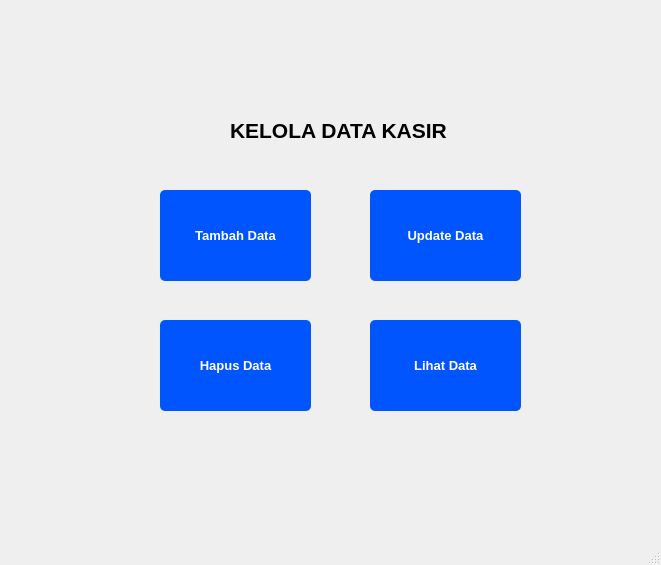
<?xml version="1.0" encoding="UTF-8"?>
<ui version="4.0">
 <class>MainWindow</class>
 <widget class="QMainWindow" name="MainWindow">
  <property name="geometry">
   <rect>
    <x>0</x>
    <y>0</y>
    <width>661</width>
    <height>565</height>
   </rect>
  </property>
  <property name="windowTitle">
   <string>MainWindow</string>
  </property>
  <widget class="QWidget" name="centralwidget">
   <widget class="QLabel" name="label">
    <property name="geometry">
     <rect>
      <x>230</x>
      <y>110</y>
      <width>261</width>
      <height>41</height>
     </rect>
    </property>
    <property name="font">
     <font>
      <pointsize>16</pointsize>
      <weight>75</weight>
      <bold>true</bold>
     </font>
    </property>
    <property name="text">
     <string>KELOLA DATA KASIR</string>
    </property>
   </widget>
   <widget class="QPushButton" name="pushButton_2">
    <property name="geometry">
     <rect>
      <x>160</x>
      <y>190</y>
      <width>151</width>
      <height>91</height>
     </rect>
    </property>
    <property name="font">
     <font>
      <pointsize>10</pointsize>
      <weight>75</weight>
      <bold>true</bold>
     </font>
    </property>
    <property name="styleSheet">
     <string notr="true">QPushButton {
    background-color: rgb(0, 85, 255);
    color: white;
    border-radius: 5px;   
    padding: 6px;           
}</string>
    </property>
    <property name="text">
     <string>Tambah Data</string>
    </property>
   </widget>
   <widget class="QPushButton" name="pushButton_3">
    <property name="geometry">
     <rect>
      <x>370</x>
      <y>190</y>
      <width>151</width>
      <height>91</height>
     </rect>
    </property>
    <property name="font">
     <font>
      <pointsize>10</pointsize>
      <weight>75</weight>
      <bold>true</bold>
     </font>
    </property>
    <property name="styleSheet">
     <string notr="true">QPushButton {
    background-color: rgb(0, 85, 255);
    color: white;
    border-radius: 5px;   
    padding: 6px;           
}</string>
    </property>
    <property name="text">
     <string>Update Data</string>
    </property>
   </widget>
   <widget class="QPushButton" name="pushButton_4">
    <property name="geometry">
     <rect>
      <x>160</x>
      <y>320</y>
      <width>151</width>
      <height>91</height>
     </rect>
    </property>
    <property name="font">
     <font>
      <pointsize>10</pointsize>
      <weight>75</weight>
      <bold>true</bold>
     </font>
    </property>
    <property name="styleSheet">
     <string notr="true">QPushButton {
    background-color: rgb(0, 85, 255);
    color: white;
    border-radius: 5px;   
    padding: 6px;           
}</string>
    </property>
    <property name="text">
     <string>Hapus Data</string>
    </property>
   </widget>
   <widget class="QPushButton" name="pushButton_5">
    <property name="geometry">
     <rect>
      <x>370</x>
      <y>320</y>
      <width>151</width>
      <height>91</height>
     </rect>
    </property>
    <property name="font">
     <font>
      <pointsize>10</pointsize>
      <weight>75</weight>
      <bold>true</bold>
     </font>
    </property>
    <property name="styleSheet">
     <string notr="true">QPushButton {
    background-color: rgb(0, 85, 255);
    color: white;
    border-radius: 5px;   
    padding: 6px;           
}</string>
    </property>
    <property name="text">
     <string>Lihat Data</string>
    </property>
   </widget>
  </widget>
  <widget class="QMenuBar" name="menubar">
   <property name="geometry">
    <rect>
     <x>0</x>
     <y>0</y>
     <width>661</width>
     <height>21</height>
    </rect>
   </property>
  </widget>
  <widget class="QStatusBar" name="statusbar"/>
 </widget>
 <resources/>
 <connections/>
</ui>
